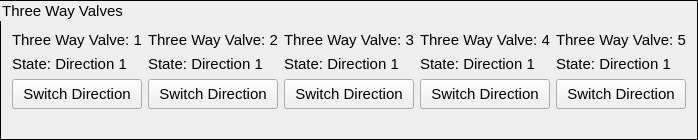
    <widget class="QGroupBox" name="ThreeWayGroupBox">
     <property name="maximumSize">
      <size>
       <width>16777215</width>
       <height>140</height>
      </size>
     </property>
     <property name="font">
      <font>
       <pointsize>11</pointsize>
      </font>
     </property>
     <property name="styleSheet">
      <string>QGroupBox {border: 1px solid black}</string>
     </property>
     <property name="title">
      <string>Three Way Valves</string>
     </property>
     <layout class="QVBoxLayout" name="verticalLayout_4">
      <item>
       <spacer name="verticalSpacer_3">
        <property name="orientation">
         <enum>Qt::Vertical</enum>
        </property>
        <property name="sizeHint" stdset="0">
         <size>
          <width>20</width>
          <height>40</height>
         </size>
        </property>
       </spacer>
      </item>
      <item>
       <layout class="QGridLayout" name="ThreeWayLayout">
        <property name="topMargin">
         <number>2</number>
        </property>
        <property name="bottomMargin">
         <number>2</number>
        </property>
        <item row="0" column="3">
         <widget class="QLabel" name="ThreeWay4Label">
          <property name="maximumSize">
           <size>
            <width>16777215</width>
            <height>20</height>
           </size>
          </property>
          <property name="font">
           <font>
            <pointsize>11</pointsize>
           </font>
          </property>
          <property name="text">
           <string>Three Way Valve: 4</string>
          </property>
         </widget>
        </item>
        <item row="0" column="1">
         <widget class="QLabel" name="ThreeWay2Label">
          <property name="maximumSize">
           <size>
            <width>16777215</width>
            <height>20</height>
           </size>
          </property>
          <property name="font">
           <font>
            <pointsize>11</pointsize>
           </font>
          </property>
          <property name="text">
           <string>Three Way Valve: 2</string>
          </property>
         </widget>
        </item>
        <item row="0" column="4">
         <widget class="QLabel" name="ThreeWay5Label">
          <property name="maximumSize">
           <size>
            <width>16777215</width>
            <height>20</height>
           </size>
          </property>
          <property name="font">
           <font>
            <pointsize>11</pointsize>
           </font>
          </property>
          <property name="text">
           <string>Three Way Valve: 5</string>
          </property>
         </widget>
        </item>
        <item row="1" column="0">
         <widget class="QLabel" name="ThreeWay1State">
          <property name="maximumSize">
           <size>
            <width>16777215</width>
            <height>20</height>
           </size>
          </property>
          <property name="font">
           <font>
            <pointsize>11</pointsize>
           </font>
          </property>
          <property name="text">
           <string>State: Direction 1</string>
          </property>
         </widget>
        </item>
        <item row="1" column="3">
         <widget class="QLabel" name="ThreeWay4State">
          <property name="maximumSize">
           <size>
            <width>16777215</width>
            <height>20</height>
           </size>
          </property>
          <property name="font">
           <font>
            <pointsize>11</pointsize>
           </font>
          </property>
          <property name="text">
           <string>State: Direction 1</string>
          </property>
         </widget>
        </item>
        <item row="1" column="1">
         <widget class="QLabel" name="ThreeWay2State">
          <property name="maximumSize">
           <size>
            <width>16777215</width>
            <height>20</height>
           </size>
          </property>
          <property name="font">
           <font>
            <pointsize>11</pointsize>
           </font>
          </property>
          <property name="text">
           <string>State: Direction 1</string>
          </property>
         </widget>
        </item>
        <item row="1" column="4">
         <widget class="QLabel" name="ThreeWay5State">
          <property name="maximumSize">
           <size>
            <width>16777215</width>
            <height>20</height>
           </size>
          </property>
          <property name="font">
           <font>
            <pointsize>11</pointsize>
           </font>
          </property>
          <property name="text">
           <string>State: Direction 1</string>
          </property>
         </widget>
        </item>
        <item row="2" column="0">
         <widget class="QPushButton" name="ThreeWay1Button">
          <property name="minimumSize">
           <size>
            <width>0</width>
            <height>30</height>
           </size>
          </property>
          <property name="maximumSize">
           <size>
            <width>16777215</width>
            <height>30</height>
           </size>
          </property>
          <property name="font">
           <font>
            <pointsize>11</pointsize>
           </font>
          </property>
          <property name="text">
           <string>Switch Direction</string>
          </property>
          <property name="checkable">
           <bool>false</bool>
          </property>
         </widget>
        </item>
        <item row="2" column="3">
         <widget class="QPushButton" name="ThreeWay4Button">
          <property name="minimumSize">
           <size>
            <width>0</width>
            <height>30</height>
           </size>
          </property>
          <property name="maximumSize">
           <size>
            <width>16777215</width>
            <height>30</height>
           </size>
          </property>
          <property name="font">
           <font>
            <pointsize>11</pointsize>
           </font>
          </property>
          <property name="text">
           <string>Switch Direction</string>
          </property>
          <property name="checkable">
           <bool>false</bool>
          </property>
         </widget>
        </item>
        <item row="2" column="4">
         <widget class="QPushButton" name="ThreeWay5Button">
          <property name="minimumSize">
           <size>
            <width>0</width>
            <height>30</height>
           </size>
          </property>
          <property name="maximumSize">
           <size>
            <width>16777215</width>
            <height>30</height>
           </size>
          </property>
          <property name="font">
           <font>
            <pointsize>11</pointsize>
           </font>
          </property>
          <property name="text">
           <string>Switch Direction</string>
          </property>
          <property name="checkable">
           <bool>false</bool>
          </property>
         </widget>
        </item>
        <item row="0" column="2">
         <widget class="QLabel" name="ThreeWay3Label">
          <property name="maximumSize">
           <size>
            <width>16777215</width>
            <height>20</height>
           </size>
          </property>
          <property name="font">
           <font>
            <pointsize>11</pointsize>
           </font>
          </property>
          <property name="text">
           <string>Three Way Valve: 3</string>
          </property>
         </widget>
        </item>
        <item row="2" column="2">
         <widget class="QPushButton" name="ThreeWay3Button">
          <property name="minimumSize">
           <size>
            <width>0</width>
            <height>30</height>
           </size>
          </property>
          <property name="maximumSize">
           <size>
            <width>16777215</width>
            <height>30</height>
           </size>
          </property>
          <property name="font">
           <font>
            <pointsize>11</pointsize>
           </font>
          </property>
          <property name="text">
           <string>Switch Direction</string>
          </property>
          <property name="checkable">
           <bool>false</bool>
          </property>
         </widget>
        </item>
        <item row="0" column="0">
         <widget class="QLabel" name="ThreeWay1Label">
          <property name="maximumSize">
           <size>
            <width>16777215</width>
            <height>20</height>
           </size>
          </property>
          <property name="font">
           <font>
            <pointsize>11</pointsize>
           </font>
          </property>
          <property name="text">
           <string>Three Way Valve: 1</string>
          </property>
         </widget>
        </item>
        <item row="1" column="2">
         <widget class="QLabel" name="ThreeWay3State">
          <property name="maximumSize">
           <size>
            <width>16777215</width>
            <height>20</height>
           </size>
          </property>
          <property name="font">
           <font>
            <pointsize>11</pointsize>
           </font>
          </property>
          <property name="text">
           <string>State: Direction 1</string>
          </property>
         </widget>
        </item>
        <item row="2" column="1">
         <widget class="QPushButton" name="ThreeWay2Button">
          <property name="minimumSize">
           <size>
            <width>0</width>
            <height>30</height>
           </size>
          </property>
          <property name="maximumSize">
           <size>
            <width>16777215</width>
            <height>30</height>
           </size>
          </property>
          <property name="font">
           <font>
            <pointsize>11</pointsize>
           </font>
          </property>
          <property name="text">
           <string>Switch Direction</string>
          </property>
          <property name="checkable">
           <bool>false</bool>
          </property>
         </widget>
        </item>
       </layout>
      </item>
      <item>
       <spacer name="verticalSpacer_4">
        <property name="orientation">
         <enum>Qt::Vertical</enum>
        </property>
        <property name="sizeHint" stdset="0">
         <size>
          <width>20</width>
          <height>40</height>
         </size>
        </property>
       </spacer>
      </item>
     </layout>
    </widget>
